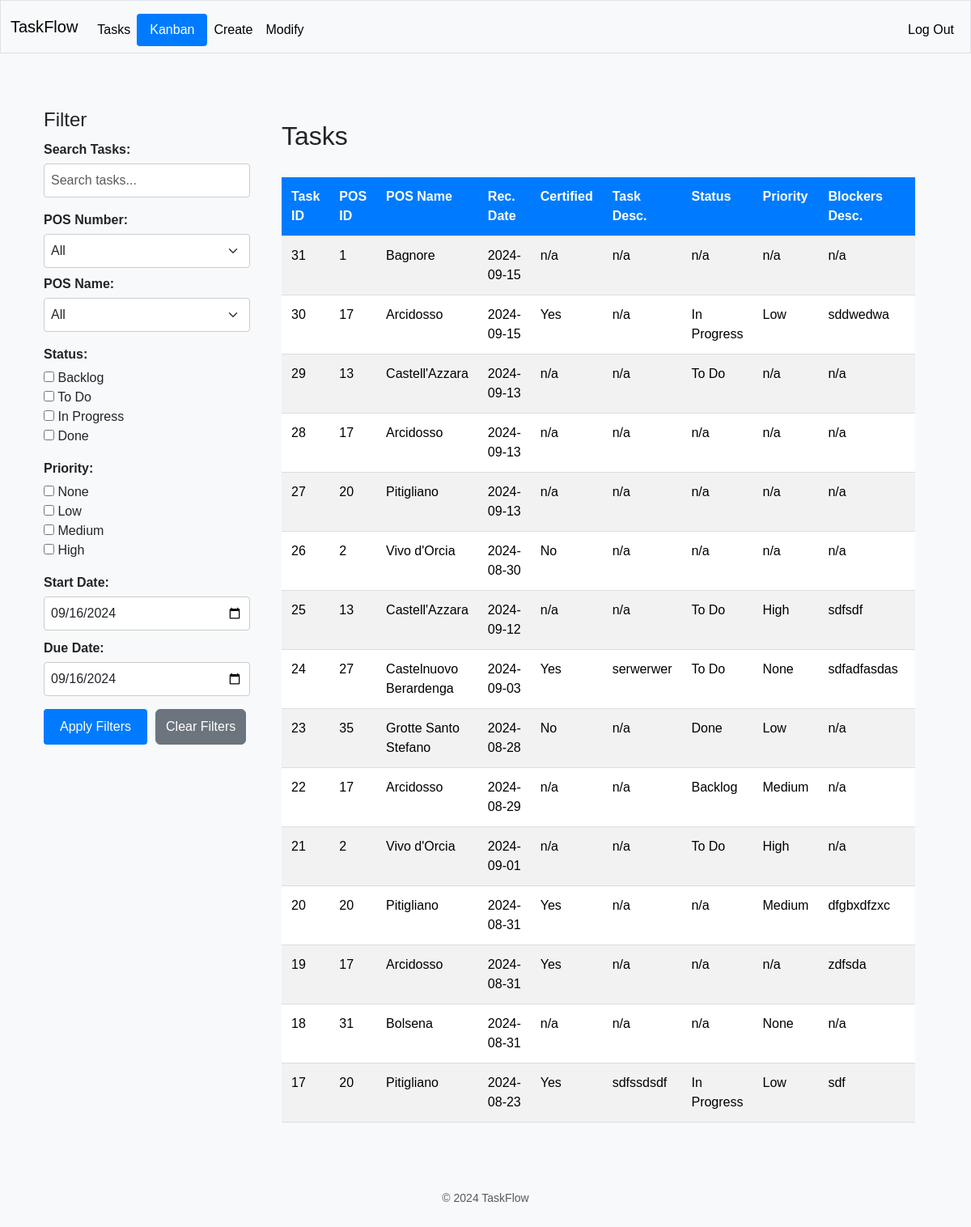
The page /tasks (signed in) on the database as committed earlier.
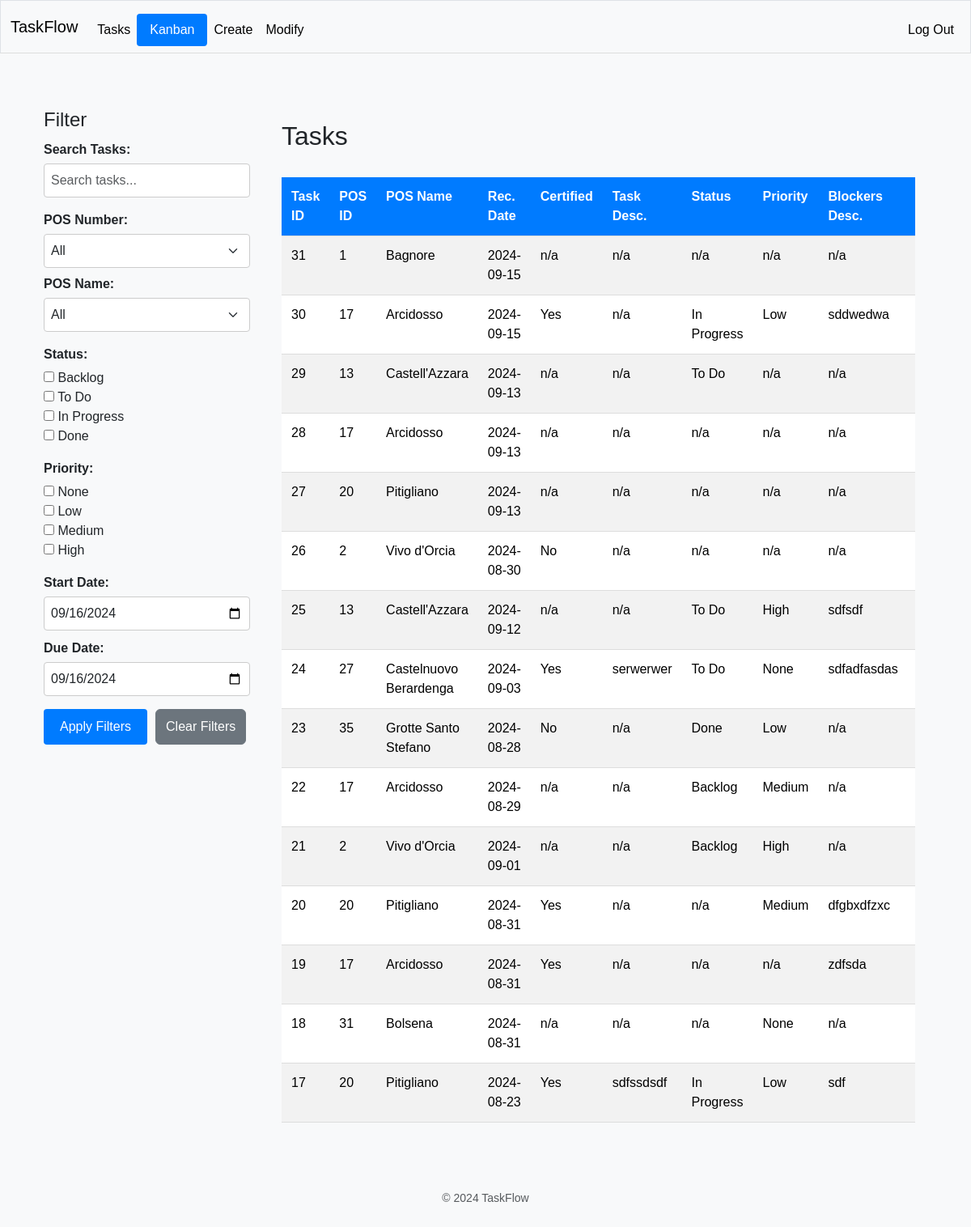
The same page on the database as committed later.
### tables this page shows
CREATE TABLE tasks (
                        task_id INTEGER NOT NULL, 
                        task_desc VARCHAR, 
                        task_status VARCHAR, 
                        task_priority VARCHAR, 
                        task_start_date DATE, 
                        task_due_date DATE, 
                        task_notes VARCHAR, 
                        pos_id INTEGER NOT NULL, 
                        blocker_id INTEGER, 
                        rec_id INTEGER, 
                        PRIMARY KEY (task_id), 
                        CHECK (task_status IN ('Backlog', 'To Do', 'In Progress', 'Done')), 
                        CHECK (task_priority IN ('None', 'Low', 'Medium', 'High')),
                        FOREIGN KEY(pos_id) REFERENCES pos (pos_id),
                        FOREIGN KEY(blocker_id) REFERENCES blockers (blocker_id),
                        FOREIGN KEY(rec_id) REFERENCES rec (rec_id)
                    );

CREATE TABLE pos (
	pos_id INTEGER NOT NULL, 
	pos_name VARCHAR NOT NULL, 
	PRIMARY KEY (pos_id), 
	UNIQUE (pos_name)
);

CREATE TABLE rec (
                        rec_id INTEGER NOT NULL, 
                        rec_date DATE, 
                        rec_certified BOOLEAN, 
                        task_id INTEGER, 
                        pos_id INTEGER, 
                        blocker_id INTEGER, 
                        PRIMARY KEY (rec_id),
                        FOREIGN KEY(task_id) REFERENCES tasks (task_id),
                        FOREIGN KEY(pos_id) REFERENCES pos (pos_id),
                        FOREIGN KEY(blocker_id) REFERENCES blockers (blocker_id)
                    );

CREATE TABLE blockers (
                        blocker_id INTEGER NOT NULL, 
                        blocker_desc VARCHAR, 
                        blocker_responsible VARCHAR, 
                        blocker_resolved BOOLEAN, 
                        blocker_res_date DATE, 
                        pos_id INTEGER, 
                        rec_id INTEGER, 
                        task_id INTEGER, 
                        PRIMARY KEY (blocker_id),
                        FOREIGN KEY(pos_id) REFERENCES pos (pos_id),
                        FOREIGN KEY(rec_id) REFERENCES rec (rec_id),
                        FOREIGN KEY(task_id) REFERENCES tasks (task_id)
                    );

### app.py (the view)
@app.route("/tasks")
@login_required
def tasks():
    page = request.args.get('page', 1, type=int)
    base_query = select(
        tasks_table.c.task_id,
        tasks_table.c.task_desc,
        tasks_table.c.task_status,
        tasks_table.c.task_priority,
        tasks_table.c.task_start_date,
        tasks_table.c.task_due_date,
        tasks_table.c.task_notes,
        pos_table.c.pos_id,
        pos_table.c.pos_name,
        rec_table.c.rec_date,
        rec_table.c.rec_certified,
        blockers_table.c.blocker_desc,
        blockers_table.c.blocker_responsible
    ).select_from(
        tasks_table
        .join(pos_table, tasks_table.c.pos_id == pos_table.c.pos_id)
        .outerjoin(rec_table, tasks_table.c.rec_id == rec_table.c.rec_id)
        .outerjoin(blockers_table, tasks_table.c.blocker_id == blockers_table.c.blocker_id)
    ).order_by(desc(tasks_table.c.task_id))
    try:
        tasks, total_records, total_pages = get_paginated_tasks(base_query, page, RECORDS_PER_PAGE)
        if not tasks:
            logger.warning("No tasks returned from the database.")
        formatted_tasks = [format_task(task) for task in tasks]
        pos_data = fetch_pos_data()
        logger.debug(f"Formatted tasks for rendering: {formatted_tasks}")
        return render_template("tasks.html", tasks=formatted_tasks, pos_data=pos_data, page=page, total_pages=total_pages, date=date)
    except Exception as e:
        logger.error(f"Error displaying tasks: {traceback.format_exc()}")
        flash("An error occurred while loading tasks.")
        return redirect("/")

### helpers.py (called while the page is built)
def get_paginated_tasks(base_query, page, per_page):
    try:
        total_records_query = select(func.count()).select_from(base_query.alias())
        total_records = engine.connect().execute(total_records_query).scalar()
        total_pages = ceil(total_records / per_page)
        paginated_query = base_query.limit(per_page).offset((page - 1) * per_page)
        tasks = engine.connect().execute(paginated_query).fetchall()
        return tasks, total_records, total_pages
    except Exception as e:
        logger.error(f"Error during pagination: {traceback.format_exc()}")
        return [], 0, 0

def fetch_pos_data():
    try:
        with engine.connect() as conn:
            pos_data = conn.execute(select(pos_table.c.pos_id, pos_table.c.pos_name)).fetchall()
        return pos_data
    except Exception as e:
        logger.error(f"Error fetching POS data: {traceback.format_exc()}")
        return []

def login_required(f):
    @wraps(f)
    def decorated_function(*args, **kwargs):
        if session.get("user_id") is None:
            return redirect("/login")
        return f(*args, **kwargs)
    return decorated_function

### templates/tasks.html
{% extends "layout.html" %}
{% block main %}
<div class="container-fluid">
    <div class="row">
        <div class="col-md-3">
            {% include '_sidebar.html' %}
        </div>
        <div class="col-md-9">
            {% include '_tasks_body.html' %}
        </div>
    </div>
</div>
{% endblock %}

### templates/layout.html (shortened to what this page needs)
<!DOCTYPE html>
<html lang="en">
<head>
    <link href="https://cdn.jsdelivr.net/npm/bootstrap@5.3.3/dist/css/bootstrap.min.css" rel="stylesheet">
    <link href="{{ url_for('static', filename='css/style.css') }}" rel="stylesheet">
</head>
<body>
    <nav class="navbar navbar-expand-md navbar-light bg-light border">
        <div class="container-fluid">
            <a class="navbar-brand" href="/"><span class="blue">Task</span><span class="red">Flow</span></a>
            <div class="collapse navbar-collapse" id="navbar">
                {% if session["user_id"] %}
                    <ul class="navbar-nav me-auto mt-2">
                        <li class="nav-item"><a class="nav-link" href="/tasks">Tasks</a></li>
                        <li class="nav-item">
                            <a class="btn btn-primary" href="/kanban">Kanban</a>
                        </li>
                        <li class="nav-item"><a class="nav-link" href="/create">Create</a></li>
                        <li class="nav-item"><a class="nav-link" href="/modify">Modify</a></li>
                    </ul>
                    <ul class="navbar-nav ms-auto mt-2">
                        <li class="nav-item"><a class="nav-link" href="/logout">Log Out</a></li>
                    </ul>
                {% else %}
                    <ul class="navbar-nav ms-auto mt-2">
                        <li class="nav-item"><a class="nav-link" href="/register">Register</a></li>
                        <li class="nav-item"><a class="nav-link" href="/login">Log In</a></li>
                    </ul>
                {% endif %}
            </div>
        </div>
    </nav>
    <main class="container py-5 text-center">
        {% block main %}{% endblock %}
    </main>
    <footer class="mb-5">
        <p class="mb-3 small text-center text-muted">
            &copy; 2024 TaskFlow
        </p>
    </footer>
</body>
</html>

### templates/_sidebar.html (shortened to what this page needs)
<div class="filter-group mb-4">
    <h2 class="filter-title">Filter</h2>
    <label for="taskSearch" class="filter-label">Search Tasks:</label>
    <input id="taskSearch" class="form-control" placeholder="Search tasks..." type="text">
</div>
<div class="filter-group mb-4">
    <label for="filterPosID" class="filter-label">POS Number:</label>
    <select id="filterPosID" class="form-select mb-2">
        <option value="">All</option>
    </select>
    <label for="filterPosName" class="filter-label">POS Name:</label>
    <select id="filterPosName" class="form-select">
        <option value="">All</option>
    </select>
</div>
<div class="filter-group mb-4">
    <label class="filter-label">Status:</label>
    <div>
        <input type="checkbox" id="statusBacklog" value="Backlog"> Backlog
    </div>
    <div>
        <input type="checkbox" id="statusToDo" value="To Do"> To Do
    </div>
    <div>
        <input type="checkbox" id="statusInProgress" value="In Progress"> In Progress
    </div>
    <div>
        <input type="checkbox" id="statusDone" value="Done"> Done
    </div>
</div>
<div class="filter-group mb-4">
    <label class="filter-label">Priority:</label>
    <div>
        <input type="checkbox" id="priorityNone" value="None"> None
    </div>
    <div>
        <input type="checkbox" id="priorityLow" value="Low"> Low
    </div>
    <div>
        <input type="checkbox" id="priorityMedium" value="Medium"> Medium
    </div>
    <div>
        <input type="checkbox" id="priorityHigh" value="High"> High
    </div>
</div>
<div class="filter-group mb-4">
    <label for="startDate" class="filter-label">Start Date:</label>
    <input type="date" id="startDate" class="form-control mb-2" value="{{ date.today().strftime('%Y-%m-%d') }}">
    <label for="endDate" class="filter-label">Due Date:</label>
    <input type="date" id="endDate" class="form-control" value="{{ date.today().strftime('%Y-%m-%d') }}">
</div>
<div class="filter-buttons">
    <button id="filterBtn" class="btn btn-primary mb-2">Apply Filters</button>
    <button id="clearFilterBtn" class="btn btn-secondary mb-2">Clear Filters</button>
</div>

### templates/_tasks_body.html (shortened to what this page needs)
<div class="tasks-wrapper">
    <h2 class="mt-0">Tasks</h2>
    <div class="table-responsive">
        <table class="table table-striped mt-3">
            <thead>
                <tr>
                    <th>Task ID</th>
                    <th>POS ID</th>
                    <th>POS Name</th>
                    <th>Rec. Date</th>
                    <th>Certified</th>
                    <th>Task Desc.</th>
                    <th>Status</th>
                    <th>Priority</th>
                    <th>Blockers Desc.</th>
                    <th>Blockers Resp</th>
                </tr>
            </thead>
            <tbody id="taskTableBody">
                {% for task in tasks %}
                <tr>
                    <td>{{ task.task_id }}</td>
                    <td>{{ task.pos_id }}</td>
                    <td>{{ task.pos_name }}</td>
                    <td>{{ task.rec_date }}</td>
                    <td>{{ task.rec_certified }}</td>
                    <td>{{ task.task_desc }}</td>
                    <td>{{ task.task_status }}</td>
                    <td>{{ task.task_priority }}</td>
                    <td>{{ task.blocker_desc }}</td>
                    <td>{{ task.blocker_responsible }}</td>
                </tr>
                {% endfor %}
            </tbody>
        </table>
    </div>
</div>

### static/css/style.css (style rules this page uses)
body { font-family: Arial, sans-serif !important; background-color: #f8f9fa !important; margin: 0 !important; padding: 0 !important; text-align: left !important; }
.navbar { background-color: #f8f9fa !important; border-bottom: 1px solid #ddd !important; }
.navbar a { color: black !important; font-weight: 500 !important; text-align: left !important; }
.navbar .navbar-nav .nav-link { color: black !important; }
.navbar-brand { color: black !important; }
.navbar .btn { background-color: #007bff !important; padding: 8px 16px !important; border-radius: 4px !important; font-size: 16px !important; color: white !important; text-align: left !important; }
.btn-primary { background-color: #007bff !important; border: none !important; color: white !important; padding: 10px 20px !important; border-radius: 4px !important; cursor: pointer !important; text-align: left !important; }
.container { margin-top: 20px !important; text-align: left !important; }
input[type="text"], input[type="password"], textarea, select { width: 100% !important; padding: 8px !important; margin-bottom: 10px !important; border: 1px solid #ccc !important; border-radius: 4px !important; text-align: left !important; }
.table { width: 100% !important; margin-bottom: 20px !important; border-collapse: collapse !important; text-align: left !important; }
.table th, .table td { padding: 12px !important; border-bottom: 1px solid #ddd !important; vertical-align: top !important; white-space: normal !important; }
.table th { background-color: #007bff !important; color: white !important; }
.table-responsive { overflow-x: auto !important; text-align: left !important; }
.tasks-wrapper { padding: 15px !important; text-align: left !important; }
.filter-group { margin-bottom: 16px !important; text-align: left !important; }
.filter-title { font-size: 1.5em !important; margin-bottom: 10px !important; text-align: left !important; }
.filter-label { display: block !important; margin-bottom: 5px !important; font-weight: bold !important; text-align: left !important; }
.filter-buttons { display: flex !important; gap: 10px !important; text-align: left !important; }
input[type="date"] { width: 100% !important; text-align: left !important; }
.form-control { width: 100% !important; padding: 8px !important; margin-bottom: 10px !important; border: 1px solid #ccc !important; border-radius: 4px !important; text-align: left !important; }

Rows that differ between the two databases and show on the page:
changed tasks id 21: task_status "To Do" → "Backlog"
